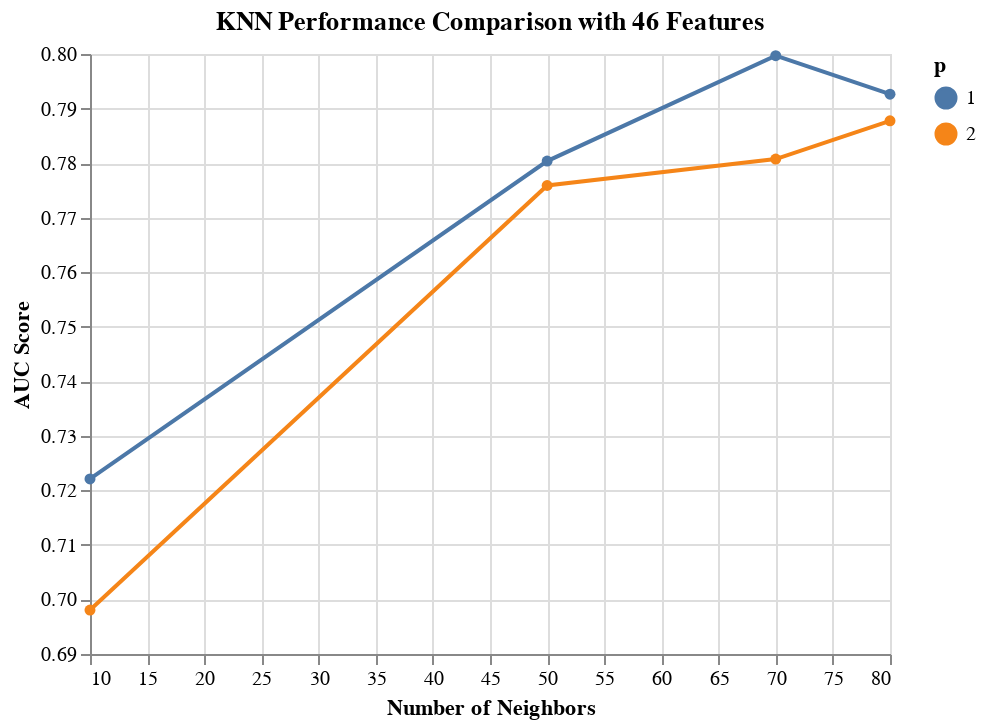

This figure's notebook cell:
### Markdown cell above
We observe that there is insignificant difference between the hyperparameter combinations. 

In order to see any scope for any further hyperparameter tuning, we have visualised the results of grid search over optimal number of features.

### Code cell
results_KNN_features = results_KNN[results_KNN['rfi_fs__n_features_'] == data.shape[1]]

alt.Chart(results_KNN_features, 
          title='KNN Performance Comparison with 46 Features'
         ).mark_line(point=True).encode(
    alt.X('knn__n_neighbors', title='Number of Neighbors'),
    alt.Y('mean_score', title='AUC Score', scale=alt.Scale(zero=False)),
    alt.Color('knn__p:N', title='p')
)

### Figure 1 — Vega-Lite specification as saved in the notebook (floating-point values rounded to 4 significant figures)
{"config": {"view": {"continuousWidth": 400, "continuousHeight": 300}}, "data": {"name": "data-66d7aac361ac1e9ee4e3003273cf8c3f"}, "mark": {"type": "line", "point": true}, "encoding": {"color": {"type": "nominal", "field": "knn__p", "title": "p"}, "x": {"type": "quantitative", "field": "knn__n_neighbors", "title": "Number of Neighbors"}, "y": {"type": "quantitative", "field": "mean_score", "scale": {"zero": false}, "title": "AUC Score"}}, "title": "KNN Performance Comparison with 46 Features", "$schema": "https://vega.github.io/schema/vega-lite/v4.8.1.json", "datasets": {"data-66d7aac361ac1e9ee4e3003273cf8c3f": [{"mean_score": 0.7997, "std_score": 0.03128, "max_score": 0.8573, "min_score": 0.7752, "knn__n_neighbors": 70.0, "knn__p": 1.0, "rfi_fs__n_features_": 46.0}, {"mean_score": 0.7926, "std_score": 0.03051, "max_score": 0.8478, "min_score": 0.7635, "knn__n_neighbors": 80.0, "knn__p": 1.0, "rfi_fs__n_features_": 46.0}, {"mean_score": 0.7877, "std_score": 0.03333, "max_score": 0.8444, "min_score": 0.7517, "knn__n_neighbors": 80.0, "knn__p": 2.0, "rfi_fs__n_features_": 46.0}, {"mean_score": 0.7807, "std_score": 0.03941, "max_score": 0.847, "min_score": 0.7465, "knn__n_neighbors": 70.0, "knn__p": 2.0, "rfi_fs__n_features_": 46.0}, {"mean_score": 0.7804, "std_score": 0.02506, "max_score": 0.8205, "min_score": 0.7439, "knn__n_neighbors": 50.0, "knn__p": 1.0, "rfi_fs__n_features_": 46.0}, {"mean_score": 0.7759, "std_score": 0.02127, "max_score": 0.8036, "min_score": 0.7549, "knn__n_neighbors": 50.0, "knn__p": 2.0, "rfi_fs__n_features_": 46.0}, {"mean_score": 0.7221, "std_score": 0.04065, "max_score": 0.7942, "min_score": 0.6736, "knn__n_neighbors": 10.0, "knn__p": 1.0, "rfi_fs__n_features_": 46.0}, {"mean_score": 0.6981, "std_score": 0.02936, "max_score": 0.7488, "min_score": 0.6614, "knn__n_neighbors": 10.0, "knn__p": 2.0, "rfi_fs__n_features_": 46.0}]}}
